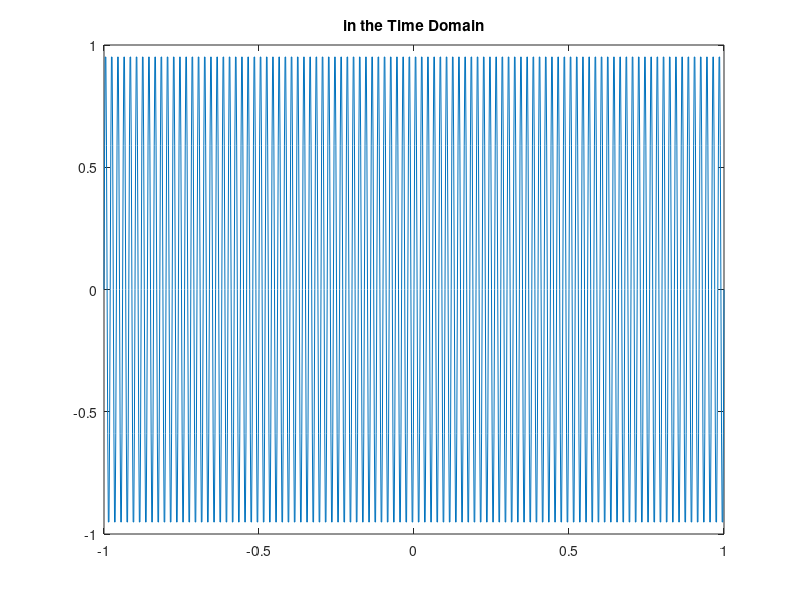
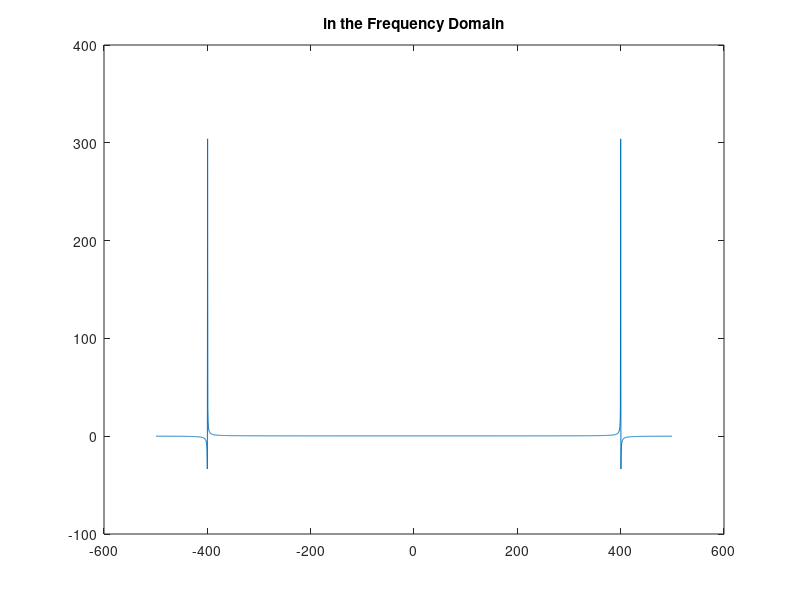

The MATLAB script that drew these images, in order:
%%%fft box function%%%

Ts = 0.01; N=2000; t=- (N-1)*Ts:Ts:(N-1)*Ts;
T = 1;
fs=1/Ts;
f=-(N-1)/N*fs:fs/N:(N-1)/N*fs;
x1 = rectpuls(t, T);
xk=fft(x1);
figure(1); plot(t,x1); 
figure(3); plot(f, 1/N*abs(xk(1:length(f))));

%%
%%%fft Sine function%%%

Fs = 500;                    % Sampling frequency (fs)
T = 1/Fs;                     % Sampling period (T)
L = 1000;                     % Length of signal
t = (-(L-1):1:L-1)*T;                % Time vector

x1 = sin(2*pi*50*t);          % First row wave

figure(1); plot(t(500:1500),x1(500:1500));
title(['in the Time Domain']);
Y=fft(x1);

figure(3); plot(-(L-1)/L*Fs:(Fs/L):(L-1)/L*Fs,Y);
title(['in the Frequency Domain']);
